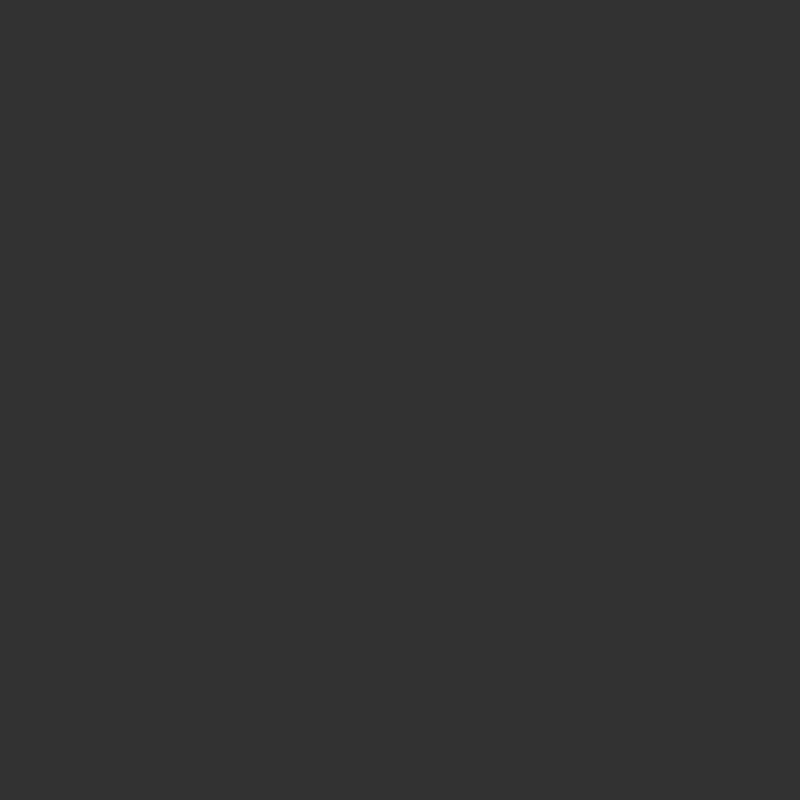
Frame 1 (no input)
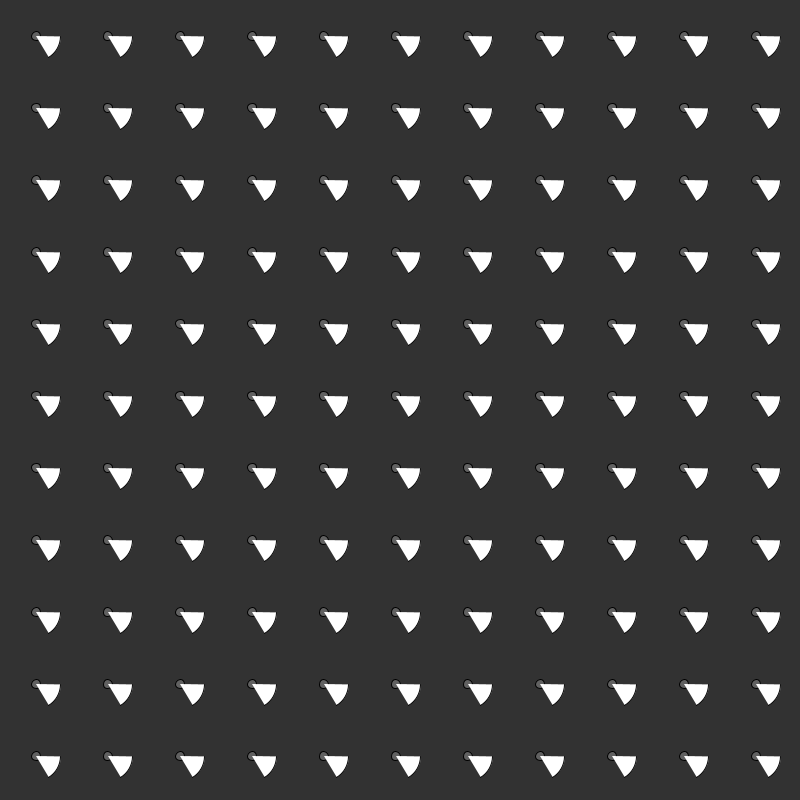
Frame 60 (the mouse pressed at the canvas centre just before this capture)
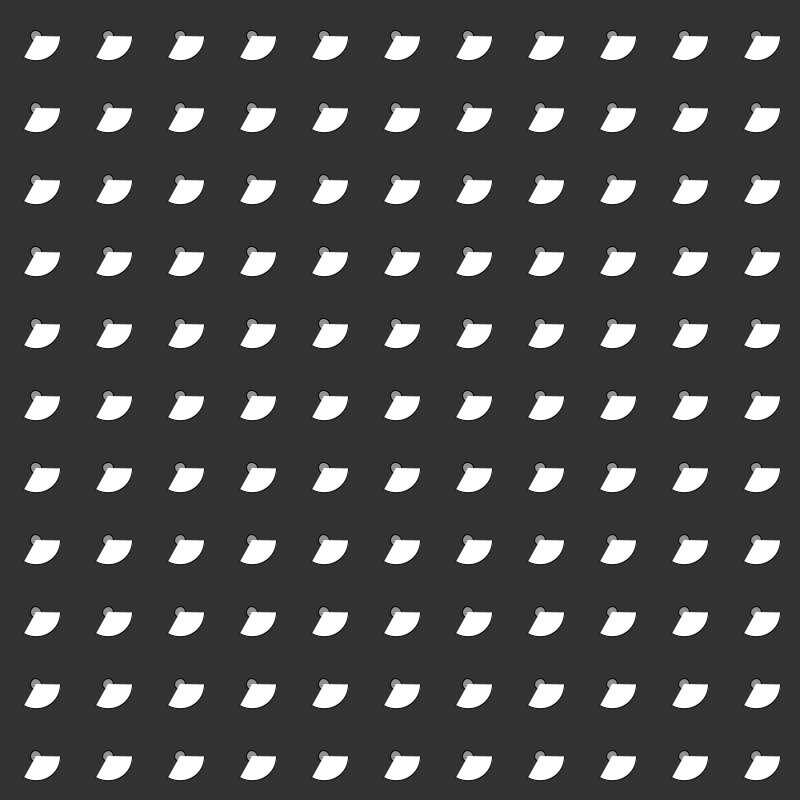
Frame 120 (the mouse held since frame 60 and released just before this capture)

The Processing sketch that drew these frames (run headless with seeded random() and noise(); from frame 60 on, the mouse is pressed at the canvas centre):

// Processing sketch: circularAngles
// ── circularAngles.pde


int i = 0; 
int circleSize = 50; 
int rows = 10; 
int col = 10; 
int margin;
float segmentX, segmentY, radX, radY; 
void setup()
{
  background(50); 
  size(800, 800); 
  segmentX = width / (col+1);
  segmentY = height /(rows+1); 
  margin = 0;
}

void draw()
{
  background(50); 
  for (int x = 0; x <= rows; x++)
  {
    for (int y = 0; y <= col; y++)
    {
      radX = radians(i); 

      fill(255, 255, 255, i); 
      circle(x*segmentX+(segmentX/2), y*segmentY+(segmentY/2), (i*sin(i)/4)); 
      //radY = radians(i*(x+y)); 
      fill(255, 255, 255); 
      arc(x*segmentX+(segmentX/2), y*segmentY+(segmentY/2), circleSize, circleSize, radians(1), radX);
    }
  }
  i = itern(i, margin);
  
  
}


int itern(int i, int xy)
{
  if (i < 360) 
  {
    i++;
  }
  if (i > 360) 
  {
    i=0;
  }

  return i;
}
